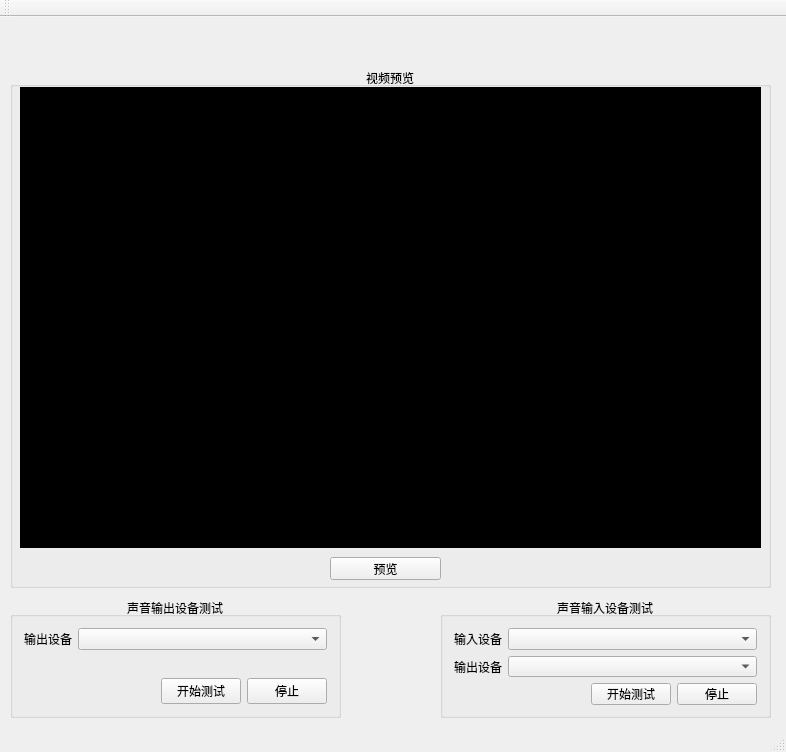
<?xml version="1.0" encoding="UTF-8"?>
<ui version="4.0">
 <class>VanViewClass</class>
 <widget class="QMainWindow" name="VanViewClass">
  <property name="geometry">
   <rect>
    <x>0</x>
    <y>0</y>
    <width>786</width>
    <height>752</height>
   </rect>
  </property>
  <property name="windowTitle">
   <string>VanView</string>
  </property>
  <widget class="QWidget" name="centralWidget">
   <widget class="QGroupBox" name="groupBox_2">
    <property name="geometry">
     <rect>
      <x>10</x>
      <y>50</y>
      <width>761</width>
      <height>521</height>
     </rect>
    </property>
    <property name="title">
     <string>视频预览</string>
    </property>
    <property name="alignment">
     <set>Qt::AlignCenter</set>
    </property>
    <widget class="QFrame" name="previewFrame">
     <property name="geometry">
      <rect>
       <x>10</x>
       <y>20</y>
       <width>741</width>
       <height>461</height>
      </rect>
     </property>
     <property name="sizePolicy">
      <sizepolicy hsizetype="Minimum" vsizetype="Minimum">
       <horstretch>0</horstretch>
       <verstretch>0</verstretch>
      </sizepolicy>
     </property>
     <property name="minimumSize">
      <size>
       <width>171</width>
       <height>101</height>
      </size>
     </property>
     <property name="styleSheet">
      <string notr="true">background-color: rgb(0, 0, 0);</string>
     </property>
     <property name="frameShape">
      <enum>QFrame::StyledPanel</enum>
     </property>
     <property name="frameShadow">
      <enum>QFrame::Raised</enum>
     </property>
    </widget>
    <widget class="QPushButton" name="videoPreViewButton">
     <property name="geometry">
      <rect>
       <x>320</x>
       <y>490</y>
       <width>111</width>
       <height>23</height>
      </rect>
     </property>
     <property name="sizePolicy">
      <sizepolicy hsizetype="Preferred" vsizetype="Fixed">
       <horstretch>0</horstretch>
       <verstretch>0</verstretch>
      </sizepolicy>
     </property>
     <property name="text">
      <string>预览</string>
     </property>
    </widget>
   </widget>
   <widget class="QWidget" name="layoutWidget">
    <property name="geometry">
     <rect>
      <x>620</x>
      <y>10</y>
      <width>149</width>
      <height>22</height>
     </rect>
    </property>
    <layout class="QHBoxLayout" name="horizontalLayout_11">
     <item>
      <widget class="QLabel" name="label_28">
       <property name="text">
        <string>高清输入类型</string>
       </property>
      </widget>
     </item>
     <item>
      <widget class="QComboBox" name="crossbarclassTestcomboBox">
       <property name="sizePolicy">
        <sizepolicy hsizetype="Expanding" vsizetype="Fixed">
         <horstretch>0</horstretch>
         <verstretch>0</verstretch>
        </sizepolicy>
       </property>
      </widget>
     </item>
    </layout>
   </widget>
   <widget class="QWidget" name="layoutWidget">
    <property name="geometry">
     <rect>
      <x>430</x>
      <y>10</y>
      <width>171</width>
      <height>22</height>
     </rect>
    </property>
    <layout class="QHBoxLayout" name="horizontalLayout_10">
     <item>
      <widget class="QLabel" name="label_27">
       <property name="text">
        <string>高清输入设备</string>
       </property>
      </widget>
     </item>
     <item>
      <widget class="QComboBox" name="crossbarlistTestcomboBox">
       <property name="sizePolicy">
        <sizepolicy hsizetype="Expanding" vsizetype="Fixed">
         <horstretch>0</horstretch>
         <verstretch>0</verstretch>
        </sizepolicy>
       </property>
      </widget>
     </item>
    </layout>
   </widget>
   <widget class="QWidget" name="layoutWidget">
    <property name="geometry">
     <rect>
      <x>250</x>
      <y>10</y>
      <width>171</width>
      <height>22</height>
     </rect>
    </property>
    <layout class="QHBoxLayout" name="horizontalLayout_12">
     <item>
      <widget class="QLabel" name="label_29">
       <property name="text">
        <string>视频图像大小</string>
       </property>
      </widget>
     </item>
     <item>
      <widget class="QComboBox" name="videosizeTestcomboBox">
       <property name="sizePolicy">
        <sizepolicy hsizetype="Expanding" vsizetype="Fixed">
         <horstretch>0</horstretch>
         <verstretch>0</verstretch>
        </sizepolicy>
       </property>
      </widget>
     </item>
    </layout>
   </widget>
   <widget class="QWidget" name="layoutWidget">
    <property name="geometry">
     <rect>
      <x>20</x>
      <y>10</y>
      <width>221</width>
      <height>22</height>
     </rect>
    </property>
    <layout class="QHBoxLayout" name="horizontalLayout_9">
     <item>
      <widget class="QLabel" name="label_26">
       <property name="text">
        <string>视频选择设备</string>
       </property>
      </widget>
     </item>
     <item>
      <widget class="QComboBox" name="webcamDeviceTestComboBox">
       <property name="sizePolicy">
        <sizepolicy hsizetype="Expanding" vsizetype="Fixed">
         <horstretch>0</horstretch>
         <verstretch>0</verstretch>
        </sizepolicy>
       </property>
      </widget>
     </item>
    </layout>
   </widget>
   <widget class="QGroupBox" name="groupBox">
    <property name="geometry">
     <rect>
      <x>10</x>
      <y>580</y>
      <width>331</width>
      <height>121</height>
     </rect>
    </property>
    <property name="title">
     <string>声音输出设备测试</string>
    </property>
    <property name="alignment">
     <set>Qt::AlignCenter</set>
    </property>
    <layout class="QVBoxLayout" name="verticalLayout_2">
     <item>
      <layout class="QHBoxLayout" name="horizontalLayout_3">
       <item>
        <widget class="QLabel" name="label_13">
         <property name="text">
          <string>输出设备</string>
         </property>
        </widget>
       </item>
       <item>
        <widget class="QComboBox" name="audioOutputTestBox">
         <property name="sizePolicy">
          <sizepolicy hsizetype="Expanding" vsizetype="Fixed">
           <horstretch>0</horstretch>
           <verstretch>0</verstretch>
          </sizepolicy>
         </property>
        </widget>
       </item>
      </layout>
     </item>
     <item>
      <spacer name="verticalSpacer">
       <property name="orientation">
        <enum>Qt::Vertical</enum>
       </property>
       <property name="sizeHint" stdset="0">
        <size>
         <width>20</width>
         <height>40</height>
        </size>
       </property>
      </spacer>
     </item>
     <item>
      <layout class="QHBoxLayout" name="horizontalLayout_4">
       <item>
        <spacer name="horizontalSpacer_2">
         <property name="orientation">
          <enum>Qt::Horizontal</enum>
         </property>
         <property name="sizeHint" stdset="0">
          <size>
           <width>40</width>
           <height>20</height>
          </size>
         </property>
        </spacer>
       </item>
       <item>
        <widget class="QPushButton" name="audioOutputTestStartButton">
         <property name="sizePolicy">
          <sizepolicy hsizetype="Preferred" vsizetype="Preferred">
           <horstretch>0</horstretch>
           <verstretch>0</verstretch>
          </sizepolicy>
         </property>
         <property name="text">
          <string>开始测试</string>
         </property>
        </widget>
       </item>
       <item>
        <widget class="QPushButton" name="audioOutputTestStopButton">
         <property name="sizePolicy">
          <sizepolicy hsizetype="Preferred" vsizetype="Preferred">
           <horstretch>0</horstretch>
           <verstretch>0</verstretch>
          </sizepolicy>
         </property>
         <property name="text">
          <string>停止</string>
         </property>
        </widget>
       </item>
      </layout>
     </item>
    </layout>
   </widget>
   <widget class="QGroupBox" name="frame_3">
    <property name="geometry">
     <rect>
      <x>440</x>
      <y>580</y>
      <width>331</width>
      <height>121</height>
     </rect>
    </property>
    <property name="title">
     <string>声音输入设备测试</string>
    </property>
    <property name="alignment">
     <set>Qt::AlignCenter</set>
    </property>
    <layout class="QVBoxLayout" name="verticalLayout_3">
     <item>
      <layout class="QHBoxLayout" name="horizontalLayout_6">
       <item>
        <widget class="QLabel" name="label_14">
         <property name="text">
          <string>输入设备</string>
         </property>
        </widget>
       </item>
       <item>
        <widget class="QComboBox" name="audioInputTest_InputDeviceBox">
         <property name="sizePolicy">
          <sizepolicy hsizetype="Expanding" vsizetype="Fixed">
           <horstretch>0</horstretch>
           <verstretch>0</verstretch>
          </sizepolicy>
         </property>
        </widget>
       </item>
      </layout>
     </item>
     <item>
      <layout class="QHBoxLayout" name="horizontalLayout_7">
       <item>
        <widget class="QLabel" name="label_16">
         <property name="text">
          <string>输出设备</string>
         </property>
        </widget>
       </item>
       <item>
        <widget class="QComboBox" name="audioInputTest_OutputDeviceBox">
         <property name="sizePolicy">
          <sizepolicy hsizetype="Expanding" vsizetype="Fixed">
           <horstretch>0</horstretch>
           <verstretch>0</verstretch>
          </sizepolicy>
         </property>
        </widget>
       </item>
      </layout>
     </item>
     <item>
      <spacer name="verticalSpacer_2">
       <property name="orientation">
        <enum>Qt::Vertical</enum>
       </property>
       <property name="sizeHint" stdset="0">
        <size>
         <width>20</width>
         <height>40</height>
        </size>
       </property>
      </spacer>
     </item>
     <item>
      <layout class="QHBoxLayout" name="horizontalLayout_5">
       <item>
        <spacer name="horizontalSpacer_3">
         <property name="orientation">
          <enum>Qt::Horizontal</enum>
         </property>
         <property name="sizeHint" stdset="0">
          <size>
           <width>40</width>
           <height>20</height>
          </size>
         </property>
        </spacer>
       </item>
       <item>
        <widget class="QPushButton" name="audioInputTestStartButton">
         <property name="sizePolicy">
          <sizepolicy hsizetype="Preferred" vsizetype="Preferred">
           <horstretch>0</horstretch>
           <verstretch>0</verstretch>
          </sizepolicy>
         </property>
         <property name="text">
          <string>开始测试</string>
         </property>
        </widget>
       </item>
       <item>
        <widget class="QPushButton" name="audioInputTestStopButton">
         <property name="sizePolicy">
          <sizepolicy hsizetype="Preferred" vsizetype="Preferred">
           <horstretch>0</horstretch>
           <verstretch>0</verstretch>
          </sizepolicy>
         </property>
         <property name="text">
          <string>停止</string>
         </property>
        </widget>
       </item>
      </layout>
     </item>
    </layout>
   </widget>
  </widget>
  <widget class="QMenuBar" name="menuBar">
   <property name="geometry">
    <rect>
     <x>0</x>
     <y>0</y>
     <width>786</width>
     <height>23</height>
    </rect>
   </property>
  </widget>
  <widget class="QToolBar" name="mainToolBar">
   <attribute name="toolBarArea">
    <enum>TopToolBarArea</enum>
   </attribute>
   <attribute name="toolBarBreak">
    <bool>false</bool>
   </attribute>
  </widget>
  <widget class="QStatusBar" name="statusBar"/>
 </widget>
 <layoutdefault spacing="6" margin="11"/>
 <resources>
  <include location="vanview.qrc"/>
 </resources>
 <connections/>
</ui>
